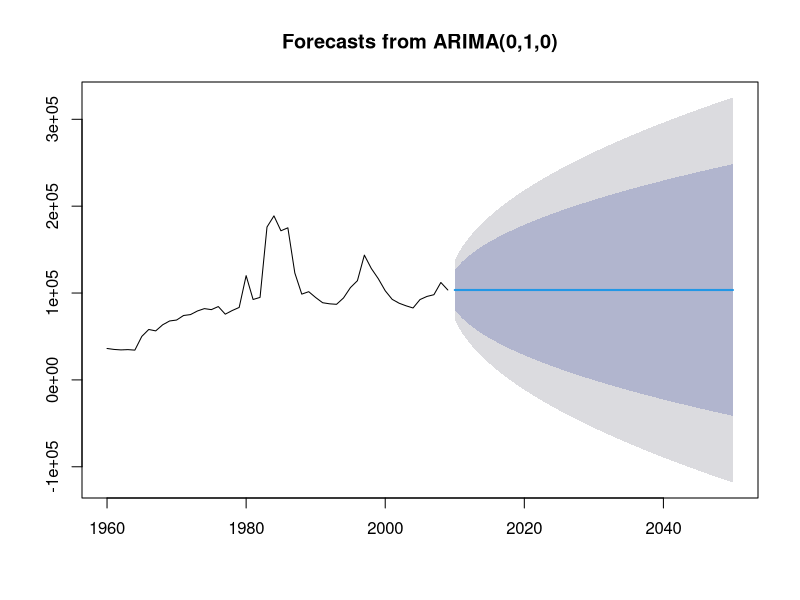
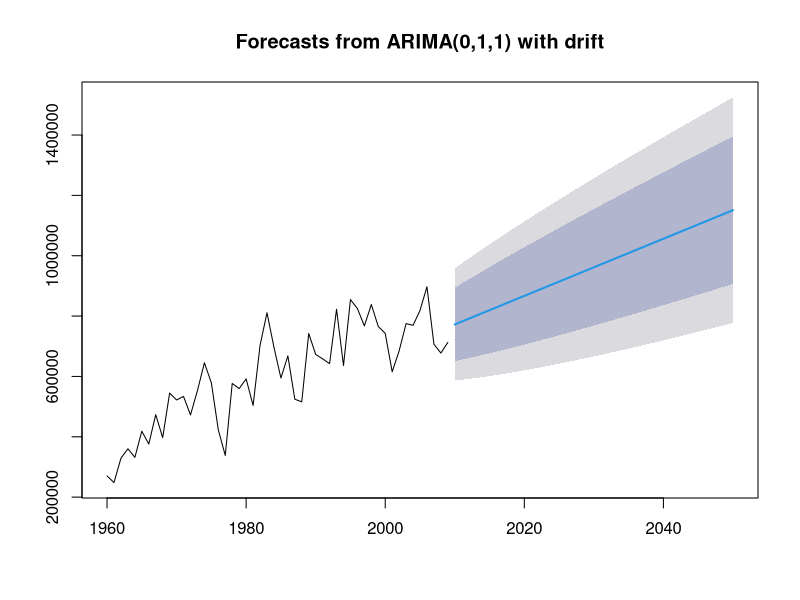
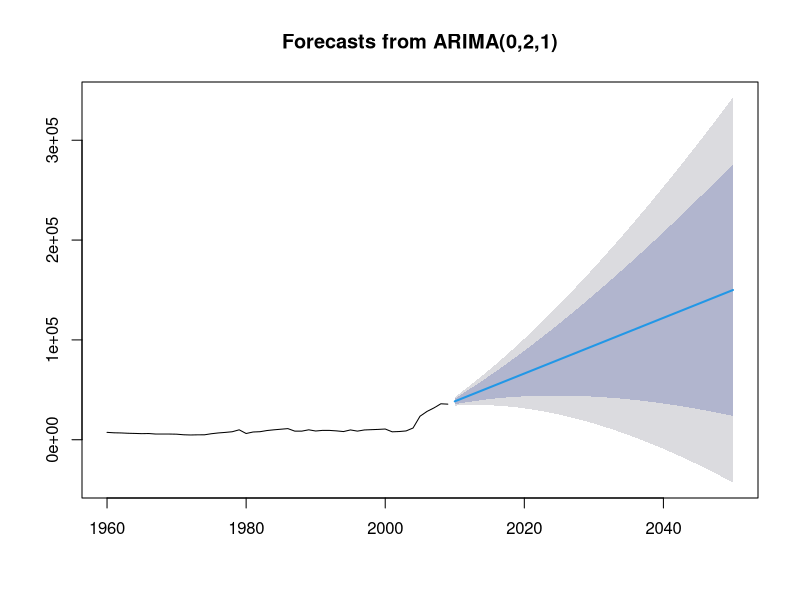
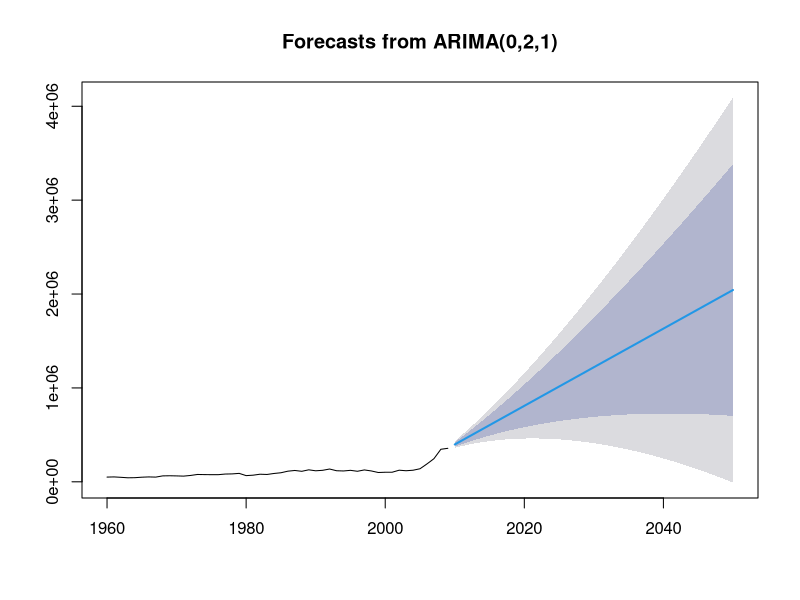
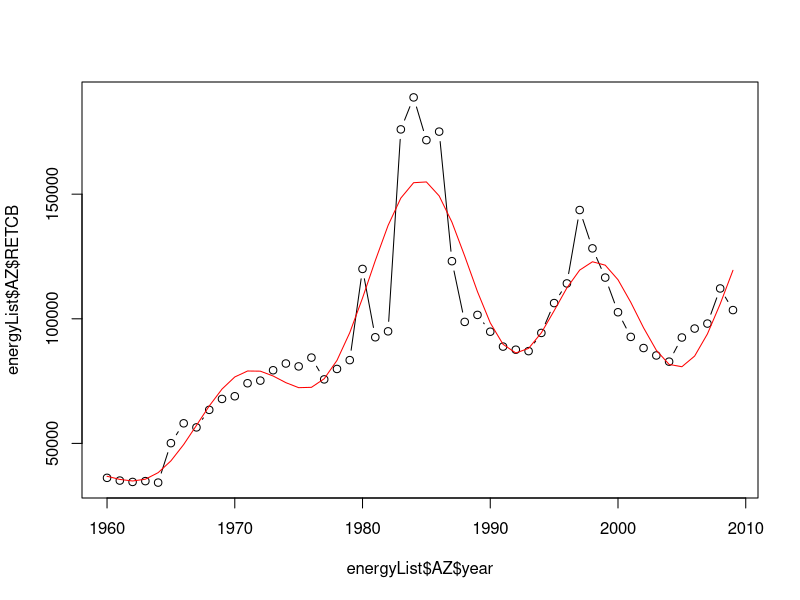
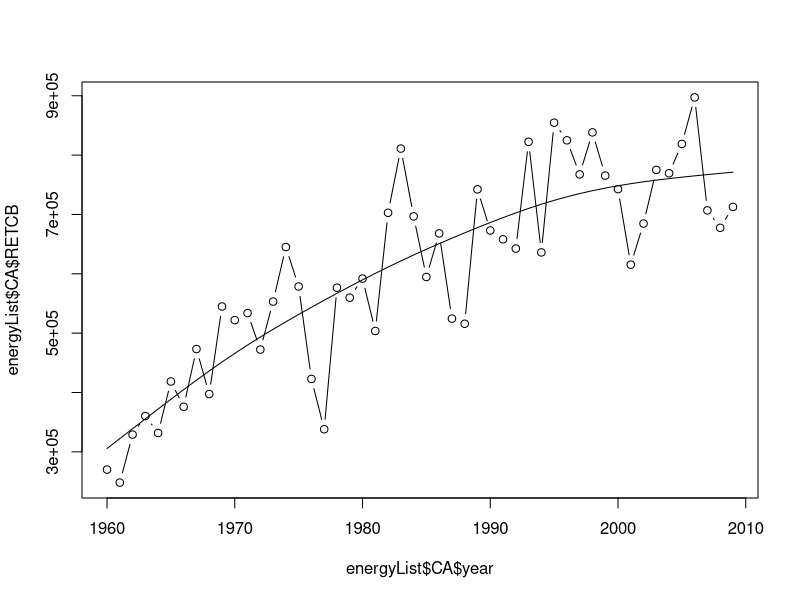
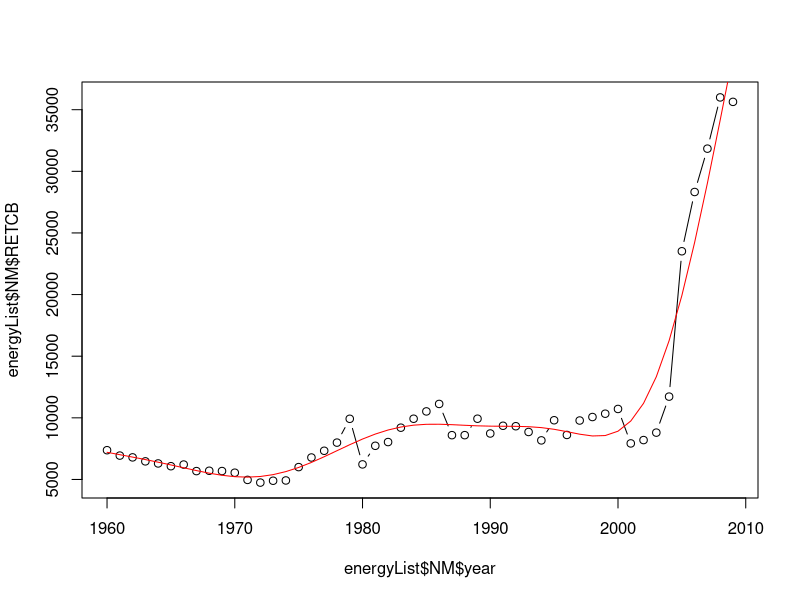
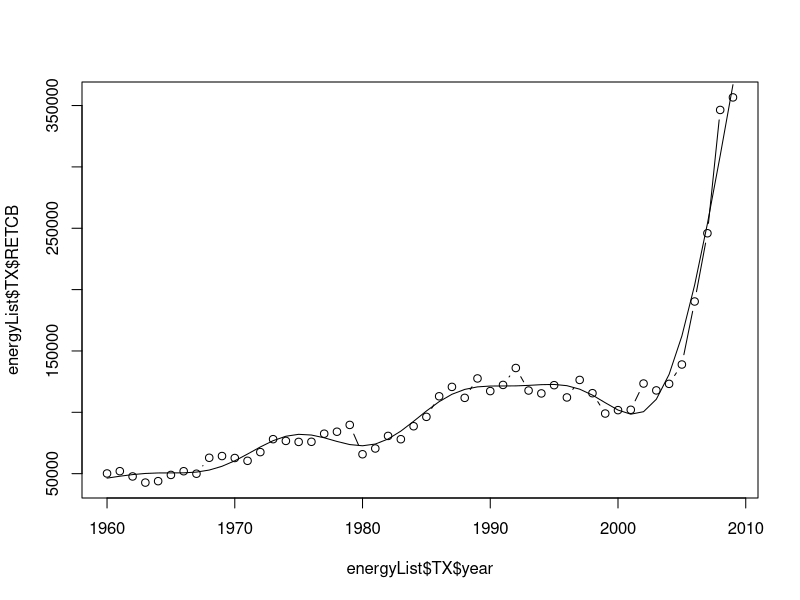

Generate these figures, in order, with R:
setwd("../Comap2018/Data")
energy <- read.csv("ProblemCData.csv", header=TRUE)
colnames(energy) <- c("MSN", "state", "year", "data")
library("tidyverse")
energy_tidy <- spread(energy, key=MSN, value=data)
energyList <- split(energy_tidy[,-1], f=energy_tidy$state)

library(forecast)
AZ.ts <- ts(energyList$AZ$RETCB, start=1960, end=2009, 1)
AZ.Arima <- auto.arima(AZ.ts)
plot(forecast(AZ.Arima, h=41))
accuracy(AZ.Arima)
forecast(AZ.Arima, h=41)

CA.ts <- ts(energyList$CA$RETCB, start=1960, end=2009, 1)
CA.Arima <- auto.arima(CA.ts)
plot(forecast(CA.Arima, h=41))
accuracy(CA.Arima)
forecast(CA.Arima, h=41)

NM.ts <- ts(energyList$NM$RETCB, start=1960, end=2009, 1)
NM.Arima <- auto.arima(NM.ts)
plot(forecast(NM.Arima, h=41))
accuracy(NM.Arima)
forecast(NM.Arima, h=41)

TX.ts <- ts(energyList$TX$RETCB, start=1960, end=2009, 1)
TX.Arima <- auto.arima(TX.ts)
plot(forecast(TX.Arima, h=41))
accuracy(TX.Arima)
forecast(TX.Arima, h=41)

library(mgcv)

AZ.ts <- ts(energyList$AZ$RETCB, start=1960, end=2009, 1)
AZ.gam <- gam(AZ.ts~s(time(AZ.ts)), bs="ts")
plot(energyList$AZ$RETCB~energyList$AZ$year, type="b")
lines(fitted(AZ.gam)~as.vector(time(AZ.ts)), col="red")

CA.ts <- ts(energyList$CA$RETCB, start=c(1960,1), end=c(2009,1), frequency=1)
CA.gam <- gam(CA.ts~s(time(CA.ts)), bs="ts")
plot(energyList$CA$RETCB~energyList$CA$year, type="b")
lines(fitted(CA.gam)~as.vector(time(CA.ts)))

NM.ts <- ts(energyList$NM$RETCB, start=1960, end=2009, 1)
NM.gam <- gam(NM.ts~s(time(NM.ts)), bs="ts")
plot(energyList$NM$RETCB~energyList$NM$year, type="b")
lines(fitted(NM.gam)~as.vector(time(NM.ts)), col="red")


TX.ts <- ts(energyList$TX$RETCB, start=1960, end=2009, 1)
TX.gam <- gam(TX.ts~s(time(TX.ts)), bs="ts")
plot(energyList$TX$RETCB~energyList$TX$year, type="b")
lines(fitted(TX.gam)~as.vector(time(TX.ts)))
